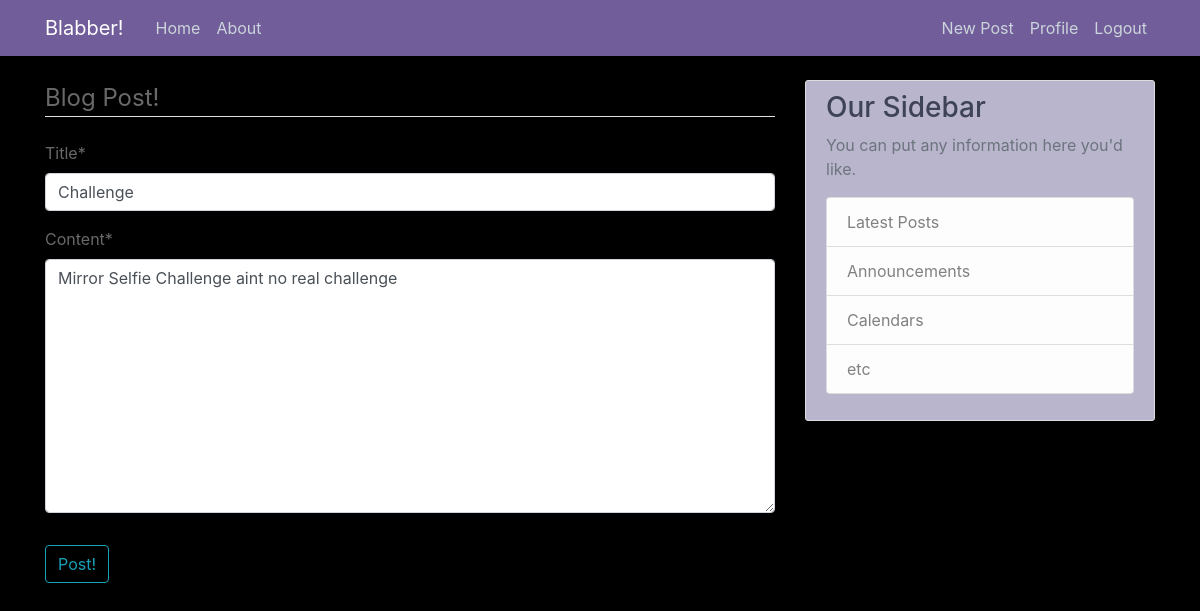
The page /post/6/update/ (signed in) on the database its author committed.
### myBlog/models.py (models this page shows, shortened)
class Post(models.Model):
    title = models.CharField(max_length=100)
    content = models.TextField()
    date = models.DateTimeField(default=timezone.now)
    author = models.ForeignKey(User, on_delete=models.CASCADE)

### myBlog/views.py (the view, shortened to what this page needs)
# urls.py: path('post/<int:pk>/update/', PostUpdateView.as_view(), name='post-update'),
class PostUpdateView(LoginRequiredMixin, UserPassesTestMixin, UpdateView):
    model = Post
    fields = ['title', 'content']
    def test_func(self):
        post = self.get_object()
        if self.request.user == post.author:
            return True
        return False

### myBlog/templates/myBlog/post_form.html (shortened to what this page needs)
{% extends 'myBlog/base.html'%}
{% load crispy_forms_tags %}
{% block content %}
        <div class="'content-section">
                <form method="POST">
                        <fieldset class="form-group">
                        <legend class="border-bottom mb-4">
                         Blog Post!
                        </legend>
                        {{ form|crispy }}
                        </fieldset>
                        <div class="form-group">
                                <button class="btn btn-outline-info" type="submit">Post!</button>
                        </div>
                </form>
        </div>
{% endblock %}

### myBlog/static/myBlog/main.css (style rules this page uses)
body { background: black; color: dimgray; margin-top: 5rem; }

### rows shown on the page
Post: title "Challenge", content "Mirror Selfie Challenge aint no real challenge"
